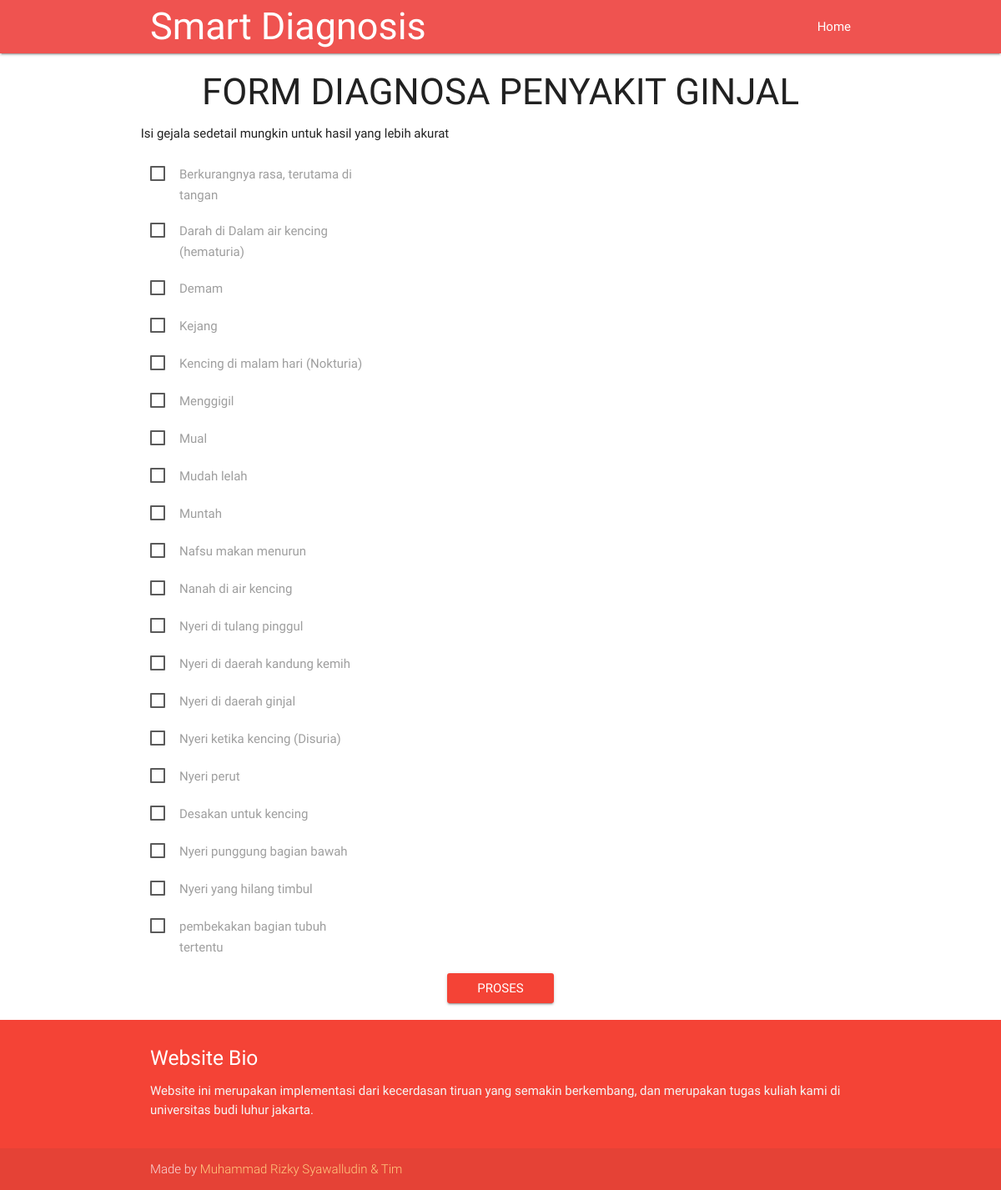
Page /depter.php on the committed database.
### tables this page shows
CREATE TABLE `ds_evidences` (
  `id` int(11) NOT NULL AUTO_INCREMENT,
  `code` varchar(3) DEFAULT NULL,
  `name` varchar(100) DEFAULT NULL,
  PRIMARY KEY (`id`)
);

### depter.php (the view, shortened to what this page needs)
<?php
$dbhost='localhost';
$dbuser='root';
$dbpass='';
$dbname='db_expert';
$db=new mysqli($dbhost,$dbuser,$dbpass,$dbname);
?>
<!DOCTYPE html>
<html lang="en">
<head>
  <link href="css/materialize.css" type="text/css" rel="stylesheet" media="screen,projection"/>
  <link href="css/style.css" type="text/css" rel="stylesheet" media="screen,projection"/>
</head>
<body>
  <nav class="red lighten-1" role="navigation">
    <div class="nav-wrapper container">
      <a href="#" style="font-size: 45px"> Smart Diagnosis</a>
      <a href="index.php" class="right">Home</a>
    </div>
  </nav>
  <div class="container">
    <div class="row">
      <h3 class="center">FORM DIAGNOSA PENYAKIT GINJAL</h3>
      <h6>Isi gejala sedetail mungkin untuk hasil yang lebih akurat</h6>
      <br>
    <form method="post" class="col l12">
      <?php
      $sqli="SELECT * FROM ds_evidences";
      $result=$db->query($sqli);
      while($row=$result->fetch_object()){
      ?>
    <div class="row">
        <div class="col l4">
          <label for="<?php echo $row->id ?>"><?php echo $row->name ."<br>";?>
        </div>
    </div>
    <?php
      }
    ?>
    <center><input type="submit" value="proses" class="waves-effect waves-light btn red"></center>
    </form>
  </div>
  </div>
    <footer class="page-footer red">
      <div class="container">
        <div class="row">
          <div class="col 9 s12">
            <h5 class="white-text">Website Bio</h5>
            <p class="grey-text text-lighten-4">Website ini merupakan implementasi dari kecerdasan tiruan yang semakin berkembang, dan merupakan tugas kuliah kami di universitas budi luhur jakarta.</p>
          </div>
        </div>
      </div>
      <div class="footer-copyright">
        <div class="container">
        Made by <a class="orange-text text-lighten-3" href="http://materializecss.com">Muhammad Rizky Syawalludin & Tim</a>
        </div>
      </div>
    </footer>
</body>
</html>

### rows in the picture
ds_evidences: name "Berkurangnya rasa, terutama di tangan"
ds_evidences: name "Darah di Dalam air kencing (hematuria)"
ds_evidences: name "Demam"
ds_evidences: name "Kejang"
ds_evidences: name "Kencing di malam hari (Nokturia)"
ds_evidences: name "Menggigil"
ds_evidences: name "Mual"
ds_evidences: name "Mudah lelah"
ds_evidences: name "Muntah"
ds_evidences: name "Nafsu makan menurun"
ds_evidences: name "Nanah di air kencing"
ds_evidences: name "Nyeri di tulang pinggul"
ds_evidences: name "Nyeri di daerah kandung kemih"
ds_evidences: name "Nyeri di daerah ginjal"
ds_evidences: name "Nyeri ketika kencing (Disuria)"
ds_evidences: name "Nyeri perut"
ds_evidences: name "Desakan untuk kencing"
ds_evidences: name "Nyeri punggung bagian bawah"
ds_evidences: name "Nyeri yang hilang timbul"
ds_evidences: name "pembekakan bagian tubuh tertentu"
